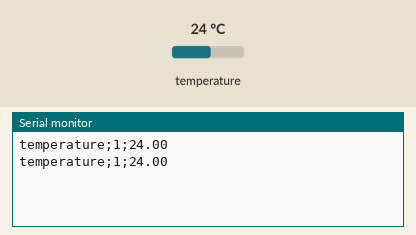
Simulated run of this sketch. Board: Arduino Uno, built with avr-gcc and run on an emulated ATmega328P. Shown: the last lines printed to the serial monitor. The test bench sets the inputs (shaded band); at power-on: temperature 24 °C.

Above: at 7.3 s.
7.4 s: temperature set to 12 °C
At 12.8 s:
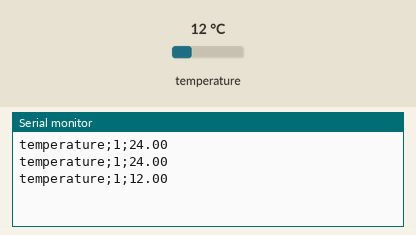
14.1 s: temperature set to 19 °C
At 19.5 s:
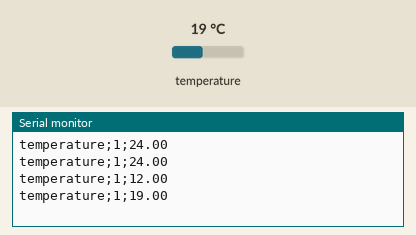
Timing chart, 0 to 21.0 s (numbered marks = the images above; inputs shaded):
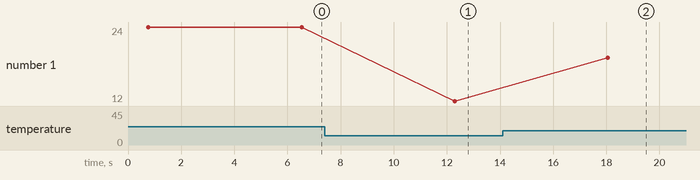

Measured:
- after the input at 7.4 s, the serial monitor: prints a new line after 4.9 s (image 1)
- after the input at 14.1 s, the serial monitor: prints a new line after 4.0 s (image 2)
- plotted number 1: 24 → 12 after the input at 7.4 s, 12 → 19 after the input at 14.1 s

The sketch:

test_data_acq.ino
```cpp
#include <DallasTemperature.h>
#include <OneWire.h>


#define ONE_WIRE_BUS 2

OneWire oneWire(ONE_WIRE_BUS);

DallasTemperature sensors(&oneWire);

void setup() {
  Serial.begin(9600);
  sensors.begin();
}

void loop() {
  sensors.requestTemperatures();
  Serial.print("temperature;1;");
  Serial.println(sensors.getTempCByIndex(0));
  delay(5000);
}
```
